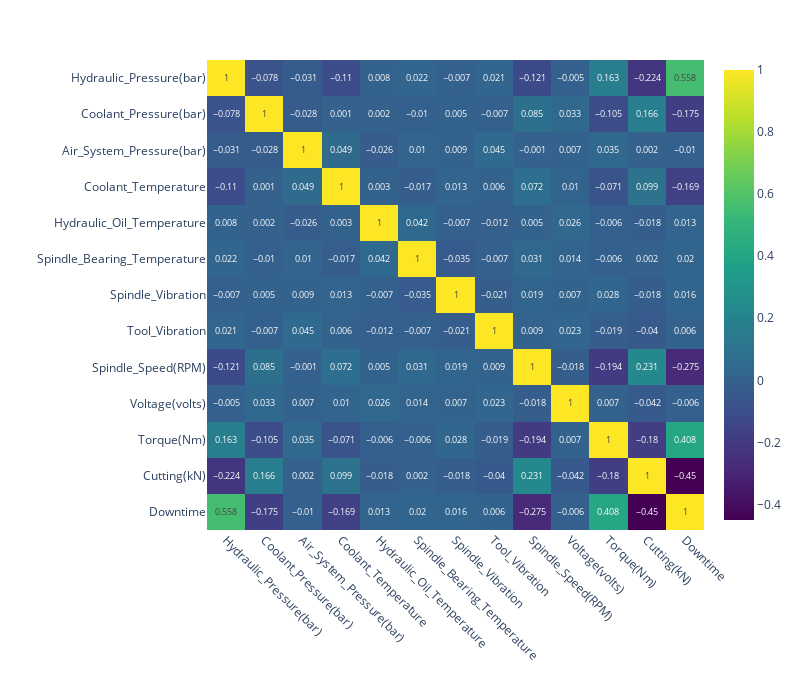

The notebook cell saved with this chart:
### Markdown cell above
***In order to determine the inter-relationship of the numerical values, we must examine their Pearson correlation. According to our heatmap, two things can be inferred:*** 

- Take 0.7 as the threshold for interdependence, **none of the numerical features are related to each other.** 
<br>
- Examining the impact of each features for Downtime, ***notable features such as Torque or Hydraulic_Pressure has the highest correlation to Downtime***, which means we can expect some of this effect to translate into the model.

### Code cell
numerical_corr = pd.concat([df[numerical], df['Downtime']], axis=1)
corr_num = numerical_corr.corr().round(3)
fig = px.imshow(
    corr_num,
    text_auto=True,    
    color_continuous_scale='Viridis',  
    aspect="auto",        
)

# Update layout for better readability
fig.update_layout(
    width=800,
    height=700,
    xaxis_title="",
    yaxis_title="",
    xaxis_tickangle=45,    
    font=dict(size=12))

### Figure 1 — Plotly figure (JSON) as saved in the notebook; plotly's stock layout.template omitted (floating-point values rounded to 4 significant figures; data arrays with more than 128 entries replaced by an {"elided": "..."} marker saying what was removed)
{"data": [{"coloraxis": "coloraxis", "hovertemplate": "x: %{x}<br>y: %{y}<br>color: %{z}<extra></extra>", "name": "0", "texttemplate": "%{z}", "type": "heatmap", "x": ["Hydraulic_Pressure(bar)", "Coolant_Pressure(bar)", "Air_System_Pressure(bar)", "Coolant_Temperature", "Hydraulic_Oil_Temperature", "Spindle_Bearing_Temperature", "Spindle_Vibration", "Tool_Vibration", "Spindle_Speed(RPM)", "Voltage(volts)", "Torque(Nm)", "Cutting(kN)", "Downtime"], "xaxis": "x", "y": ["Hydraulic_Pressure(bar)", "Coolant_Pressure(bar)", "Air_System_Pressure(bar)", "Coolant_Temperature", "Hydraulic_Oil_Temperature", "Spindle_Bearing_Temperature", "Spindle_Vibration", "Tool_Vibration", "Spindle_Speed(RPM)", "Voltage(volts)", "Torque(Nm)", "Cutting(kN)", "Downtime"], "yaxis": "y", "z": {"elided": "13x13 float values"}}], "layout": {"coloraxis": {"colorscale": [[0, "#440154"], [0.1111, "#482878"], [0.2222, "#3e4989"], [0.3333, "#31688e"], [0.4444, "#26828e"], [0.5556, "#1f9e89"], [0.6667, "#35b779"], [0.7778, "#6ece58"], [0.8889, "#b5de2b"], [1, "#fde725"]]}, "font": {"size": 12}, "height": 700, "margin": {"t": 60}, "width": 800, "xaxis": {"anchor": "y", "domain": [0, 1], "tickangle": 45, "title": {"text": ""}}, "yaxis": {"anchor": "x", "autorange": "reversed", "domain": [0, 1], "title": {"text": ""}}}}
